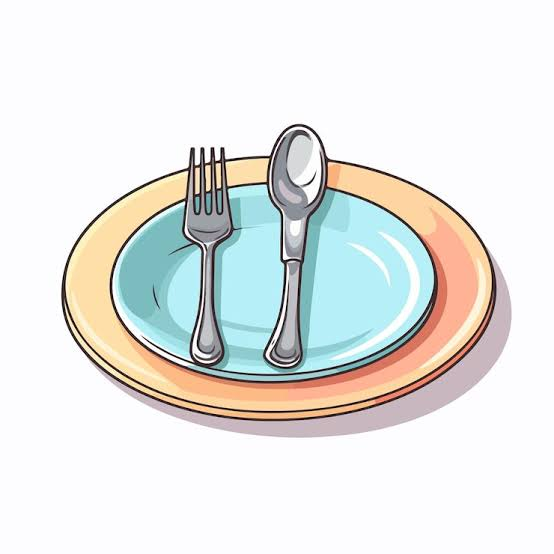
#> input picture Bilder/images.jpg, 554 x 554 px
$ python -i RecipeImages.py   (imports and definitions only)
#> lines starting #> are read from the running program, lines starting #| are printed output that depends on the picture
#> in render, im is the input picture: PIL image 554x554 RGB; mean R, G, B 230.7, 231.5, 229.4
"""Rezeptbilder: speichern, verkleinern, ausliefern.

Konzept (docs/ProposeLogic.md "Recipe images"):
- pro Rezept zwei Dateien in server_data/images/recipes/: <id>_full.webp (Rezeptseite) und <id>_thumb.webp
  (Karten, Listen). Das Original wird NICHT aufgehoben - nur die verkleinerten Versionen.
- immer 4:3, mittig zugeschnitten -> alle Karten gleich hoch, nichts verzerrt
- WebP mit Qualitaet ~70: etwa 60-120 KB (full) + 15-25 KB (thumb) pro Rezept, 150 Rezepte ~ 15-20 MB
- nie hochskalieren: ein kleines Bild bleibt klein (der Browser skaliert es, statt grosser unscharfer Dateien)
- kein Bild -> Standardbild (Bilder/images.jpg, einmal genauso umgewandelt nach images/default_<size>.webp)

Kommandozeile:
    python Tools/RecipeImages.py import <ordner>    # Dateien <recipe_id>.jpg/.png/.webp... uebernehmen
    python Tools/RecipeImages.py default            # Standardbild neu erzeugen
"""
from __future__ import annotations

import io
import sys
from pathlib import Path
from typing import Optional, Union

from PIL import Image, ImageOps

ROOT = Path(__file__).resolve().parent.parent
IMAGE_DIR = ROOT / "Server" / "server_data" / "images"
DEFAULT_SOURCE = ROOT / "Bilder" / "images.jpg"

ASPECT = 4 / 3
SIZES = {"full": (1200, 900), "thumb": (480, 360)}   # Breite x Hoehe, hoechstens
QUALITY = {"full": 72, "thumb": 70}
INPUT_SUFFIXES = (".jpg", ".jpeg", ".png", ".webp", ".heic", ".bmp", ".gif")


def _crop_to_aspect(im: Image.Image) -> Image.Image:
    """Mittig auf 4:3 zuschneiden (nichts verzerren)."""
    w, h = im.size
#> w = 554; h = 554
    if w / h > ASPECT:                      # zu breit -> links / rechts weg
        new_w = round(h * ASPECT)
        left = (w - new_w) // 2
        return im.crop((left, 0, left + new_w, h))
    new_h = round(w / ASPECT)               # zu hoch -> oben / unten weg
#> new_h = 416
    top = (h - new_h) // 2
#> top = 69
    return im.crop((0, top, w, top + new_h))
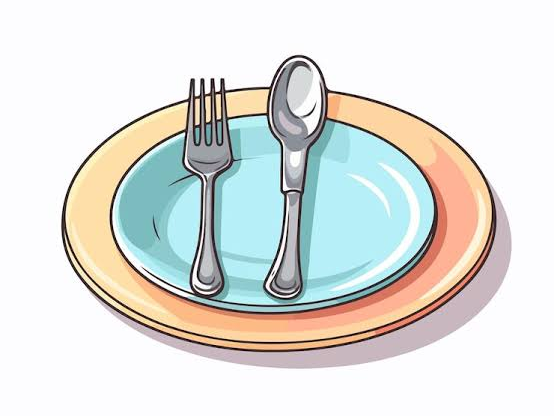
#> returned value: PIL image 554x416 RGB; mean R, G, B 223.3, 224.4, 220.9


def render(source: Union[bytes, Path, str]) -> dict[str, bytes]:
    """Bild -> {size: webp-bytes} fuer alle SIZES. Dreht nach EXIF (Handyfotos), schneidet auf 4:3,
    verkleinert nur (nie vergroessern). ValueError, wenn es kein lesbares Bild ist."""
    try:
        im = Image.open(io.BytesIO(source) if isinstance(source, bytes) else source)
        im.load()
    except Exception as e:
        raise ValueError(f"kein lesbares Bild: {e}") from e
    im = ImageOps.exif_transpose(im)
    if im.mode != "RGB":                    # PNG mit Transparenz -> weisser Hintergrund
        rgba = im.convert("RGBA")
        bg = Image.new("RGB", rgba.size, (255, 255, 255))
        bg.paste(rgba, mask=rgba.getchannel("A"))
        im = bg
    im = _crop_to_aspect(im)
    out = {}
    for size, (w, h) in SIZES.items():
        scaled = im.copy()
        if scaled.width > w:
            scaled = scaled.resize((w, h), Image.LANCZOS)
        buf = io.BytesIO()
        scaled.save(buf, "WEBP", quality=QUALITY[size], method=6)
        out[size] = buf.getvalue()
#> this loop made 2 passes
#> pass 2, in render, `scaled = scaled.resize((w, h), Image.LANCZOS)`:
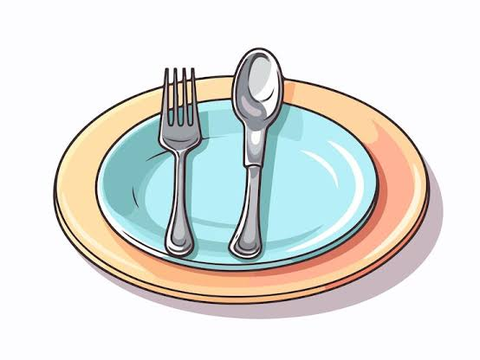
#> scaled: PIL image 480x360 RGB; mean R, G, B 223.2, 224.4, 220.8
#> after the loop, out = 2 items
    return out


def _recipe_file(image_dir: Path, recipe_id: int, size: str) -> Path:
    return Path(image_dir) / "recipes" / f"{int(recipe_id)}_{size}.webp"


# [20 lines left out: functions save_recipe_image, delete_recipe_image, not called in this run]


def has_image(recipe_id: int, image_dir: Path = IMAGE_DIR) -> bool:
    return _recipe_file(image_dir, recipe_id, "thumb").exists()


# [33 lines left out: functions default_image, image_file, import_folder, not called in this run]


# [9 lines not run here, left out]

>>> result = render('../Bilder/images.jpg')
#> result = 2 items
